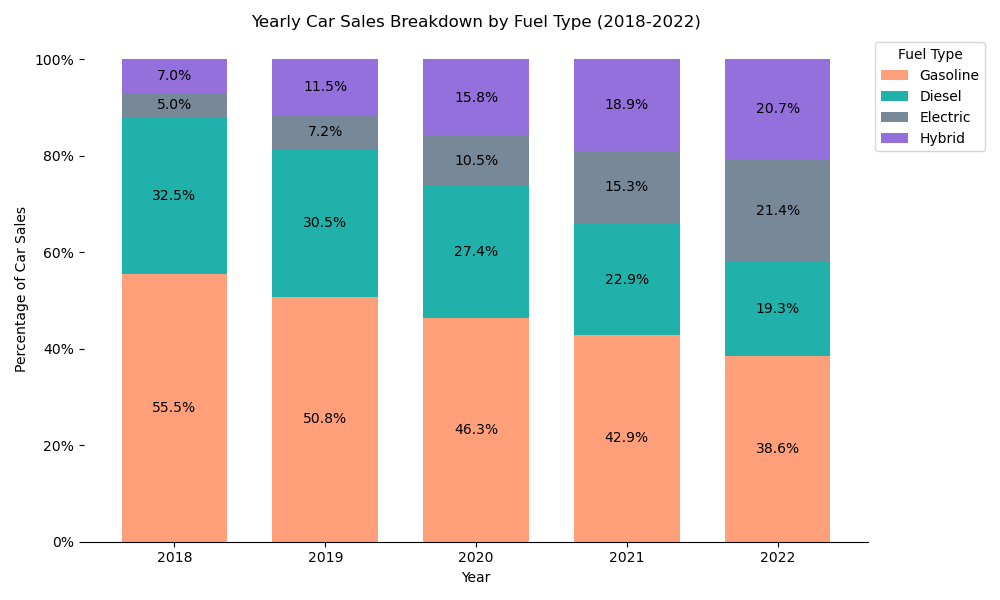

This chart was generated by the following Python code:

import pandas as pd
import seaborn as sns
import matplotlib.pyplot as plt
from matplotlib.ticker import FixedFormatter

# Creating the dataframe
data = {
    'Year': ['2018', '2019', '2020', '2021', '2022'],
    'Gasoline': [55.5, 50.8, 46.3, 42.9, 38.6],
    'Diesel': [32.5, 30.5, 27.4, 22.9, 19.3],
    'Electric': [5, 7.2, 10.5, 15.3, 21.4],
    'Hybrid': [7, 11.5, 15.8, 18.9, 20.7]
}
df = pd.DataFrame(data)
df.set_index('Year', inplace=True)

# Convert to percentages
df_percentage = df.div(df.sum(axis=1), axis=0) * 100

# Starting the stackplot
fig, ax = plt.subplots(figsize=(10, 6))
df_percentage.plot(kind='bar', stacked=True, width=0.7, color=['#FFA07A', '#20B2AA', '#778899', '#9370DB'], ax=ax)

# Adding the percentage labels on each bar
for c in ax.containers:
    labels = [f'{w:.1f}%' for w in c.datavalues]
    ax.bar_label(c, labels=labels, label_type='center')

ax.set_ylabel('Percentage of Car Sales')
ax.set_xlabel('Year')
ax.set_title('Yearly Car Sales Breakdown by Fuel Type (2018-2022)')
ax.yaxis.set_major_formatter(FixedFormatter(['0%', '20%', '40%', '60%', '80%', '100%']))

plt.xticks(rotation=0)
plt.legend(title='Fuel Type', loc='upper left', bbox_to_anchor=(1, 1))
sns.despine(left=True)

plt.tight_layout()
plt.show()
